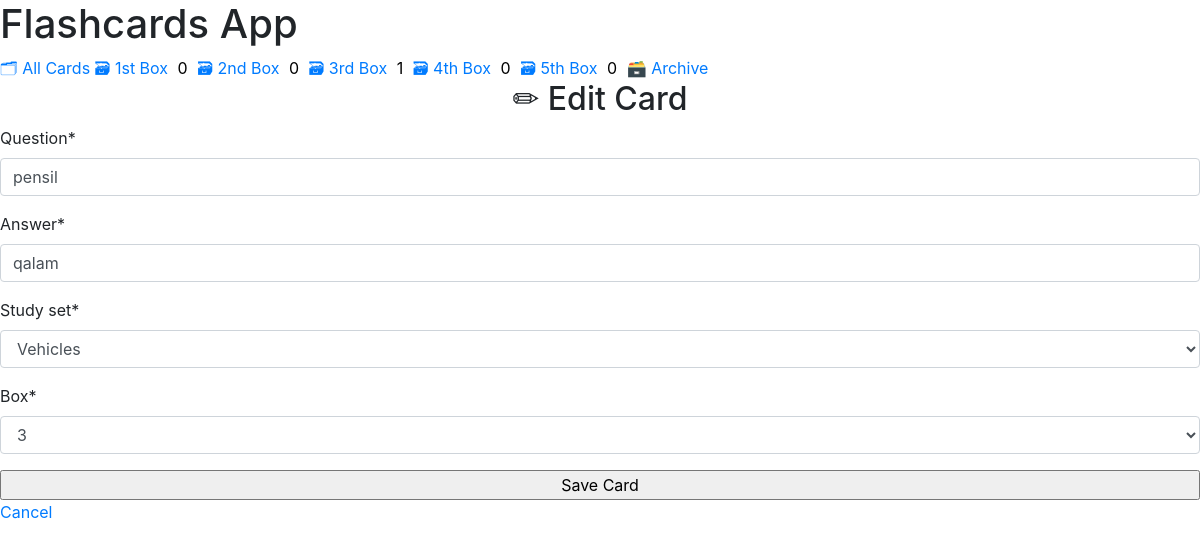
The app's page /card/15/update (signed in) with its own data.
### cards/models.py (models this page shows, shortened)
class Card(BaseModel):
    question = models.CharField(max_length=1024)
    answer = models.CharField(max_length=1024)
    box = models.IntegerField(
        choices=zip(BOXES, BOXES),
        default=BOXES[0]
    )
    is_archive = models.BooleanField(
        verbose_name='Archive Card',
        default=False
    )
    study_set = models.ForeignKey(StudySet, on_delete=models.CASCADE, related_name='studyset')
    class Meta():
        ordering = ['box']

### cards/views.py (the view)
# urls.py: path('card/<int:pk>/update', CardUpdateView.as_view(), name='card-update'),
class CardUpdateView(CardCreateView, UpdateView):
    success_url = reverse_lazy('card-list')
    success_message = "The card is updated successfully!"

### cards/models.py (called while the page is built)
    def __str__(self):
        return self.title

### cards/views.py (called while the page is built)
    def get_form_class(self):
        modelform = super().get_form_class()
        modelform.base_fields['study_set'].limit_choices_to = {'author': self.request.user}
        return modelform

### templates/templatetags/cards_tags.py (called while the page is built)
@register.inclusion_tag('cards/box_link.html')
def boxes_as_links(username):
    boxes = []
    for box_num in BOXES:
        card_count = Card.objects.all().filter(
            box=box_num,
            is_archive=False,
            study_set__author__username=username
        ).count()
        boxes.append({
            'number': box_num,
            'card_count': card_count,
        })
    return {'boxes': boxes}

### templates/cards/card_form.html (shortened to what this page needs)
{% extends './base.html' %}
{% load crispy_forms_tags %}
{% block content %}
    {% if card %}
        <h2>✏ Edit Card</h2>
    {% else %}
        {% include 'cards/success_message.html' %}
        <h3>✨ Create New Card</h3>
    {% endif %}
    <form action="" method="POST">
        {{form|crispy}}
        <input type="submit" value="Save Card">
    </form>
    <a href="{% url 'card-list' %}">Cancel</a>
    <br><br>
{% endblock %}

### static/main.css (style rules this page uses)
:root { --accent: #6e48ad; --accent-bg: white; --bg: #fff; --text: #212121; --text-light: #585858; --border: #d8dae1; --code: #d81b60; --preformatted: #444; }
h2 { text-align: center; }
h2, h4 { margin-top: 0; }
input, select, textarea { width: 100%; }

### records on screen
Card: question "pensil", answer "qalam", study_set "Vehicles", box "3"

### other values on screen
{{ box.number | ordinal }} "1st" "2nd" "3rd" "4th" "5th"
{{ box.card_count }} "0" "0" "1" "0" "0"
